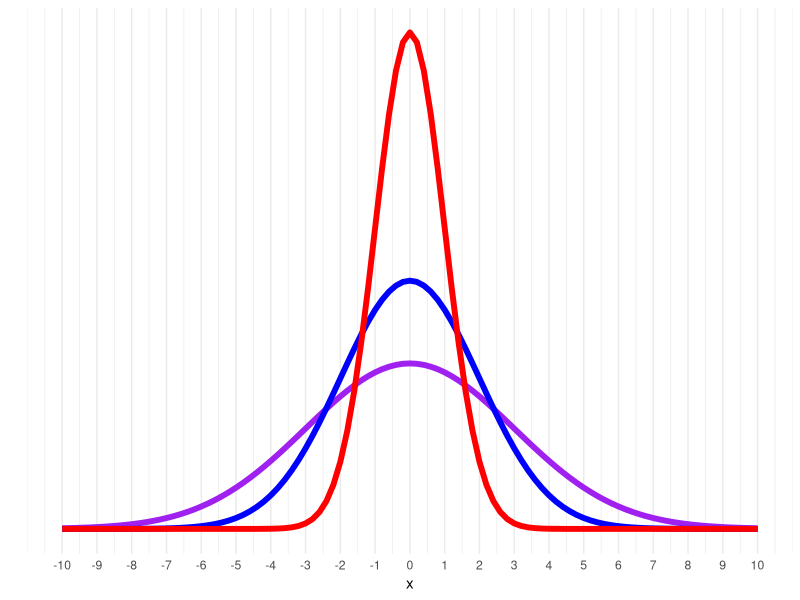

This chart was generated by the following R code:
## ---- chunk 1
library(ggplot2)
ggplot(data = data.frame(x = c(-10, 10)), aes(x)) +
  stat_function(fun = dnorm, n = 101, args = list(mean = 0, sd = 3), color = "purple", size = 2) + 
  stat_function(fun = dnorm, n = 101, args = list(mean = 0, sd = 2), color = "blue", size = 2) + 
  stat_function(fun = dnorm, n = 101, args = list(mean = 0, sd = 1), color = "red", size = 2) + 
  ylab("") +
  scale_y_continuous(breaks = NULL) +
  scale_x_continuous(breaks = -10:10) +
  theme_minimal()
